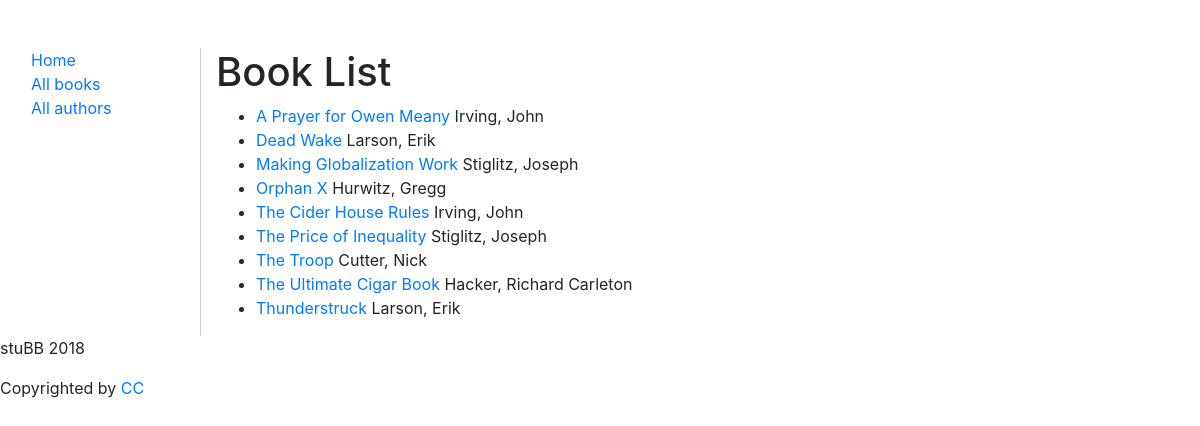
Before: /catalog/books/ with the older database file.
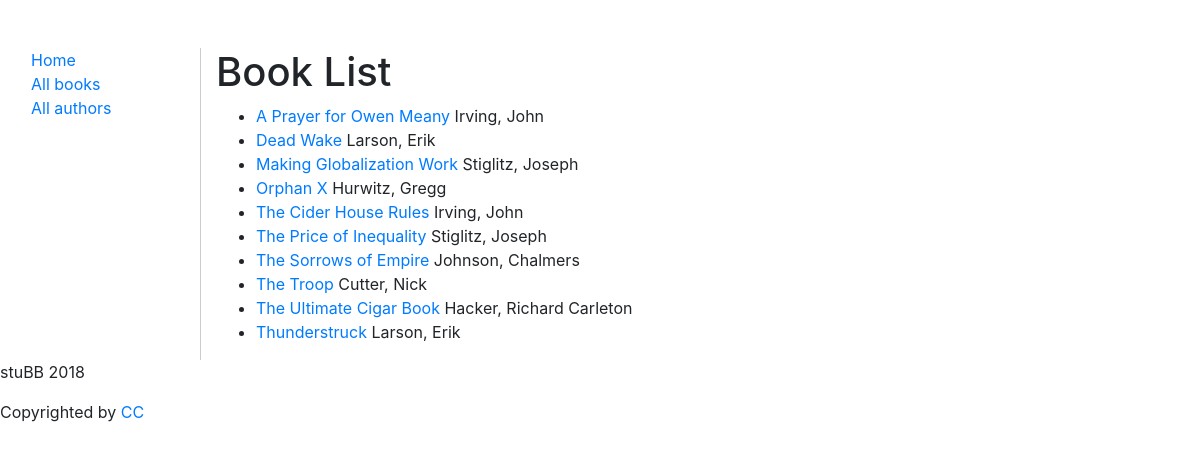
After: the same page with the newer database file.
### catalog/models.py (models this page shows, shortened)
class Book(models.Model):
  title = models.CharField(max_length=200)
  author = models.ForeignKey('Author', on_delete=models.SET_NULL, null=True)
  summary = models.TextField(max_length=1000, help_text="Enter a brief description of the book")
  isbn = models.CharField('ISBN', max_length=13,
                          help_text='13 Character <a href="https://www.isbn-international.org/content/what-isbn">ISBN number</a>')
  genre = models.ManyToManyField(Genre, help_text="Select a genre for this book")
  subject = models.CharField(max_length=100, null=True, blank=True)
  publisher = models.CharField(max_length=250, null=True, blank=True)
  contributor = models.CharField(max_length=200, null=True, blank=True, help_text="An entity responsible for making contributions to the content of the resource.")
  date = models.DateField(null=True, blank=True,)
  type = models.CharField(max_length=60, null=True, blank=True, help_text="Genre")
  format = models.CharField(max_length=60, null=True, blank=True, help_text="Format may include the media-type or dimensions of the resource.")
  source = models.CharField(max_length=60, null=True, blank=True)
  language = models.CharField(max_length=60, null=True, blank=True)
  relation = models.CharField(max_length=60, null=True, blank=True, help_text="A reference to a related resource.")
  coverage = models.CharField(max_length=250, null=True, blank=True, help_text="Coverage will typically include spatial location (a place name or geographic coordinates), temporal period (a period label, date, or date range) or jurisdiction (such as a named administrative entity).")
  rights = models.CharField(max_length=250, null=True, blank=True, help_text="A Rights element will contain a rights management statement for the resource, or reference a service providing such information.")
  class Meta:
    ordering = ['title']
  def display_genre(self):
    """Note: Getting the genre may not be a good idea here, because
      of the "cost" of the database operation. We're showing you how because
      calling functions in your models can be very useful for other reasons —
      for example to add a Delete link next to every item in the list."""
    """Creates a string for the Genre. This is required to display genre in Admin."""
    return ', '.join([genre.name for genre in self.genre.all()[:3]])
  display_genre.short_description = 'Genre'
  def get_absolute_url(self):
    return reverse('book-detail', args=[str(self.id)])

class Author(models.Model):
  first_name = models.CharField(max_length=100)
  last_name = models.CharField(max_length=100)
  date_of_birth = models.DateField(null=True, blank=True)
  date_of_death = models.DateField('died', null=True, blank=True)
  class Meta:
    ordering = ["last_name", "first_name"]
  def __str__(self):
    return '{0}, {1}'.format(self.last_name, self.first_name)

### catalog/views.py (the view)
# urls.py: path('books/', views.BookListView.as_view(), name='books'),
class BookListView(generic.ListView):
  model = Book
  template_name = 'catalog/book_list.html'

### catalog/templates/catalog/book_list.html (shortened to what this page needs)
{% extends 'catalog/base.html' %}
{% block content %}
    <h1>Book List</h1>
    {% if book_list %}
    <ul>
        {% for book in book_list %}
            <li><a href="{{ book.get_absolute_url }}">{{ book.title }}</a> {{ book.author }} </li>
        {% endfor %}
    </ul>
    {% else %}
        <p>There are no books currently available at this time.</p>
    {% endif %}
{% endblock %}

Changed rows visible on the page:
added Book: title "The Sorrows of Empire", author "Johnson, Chalmers"
